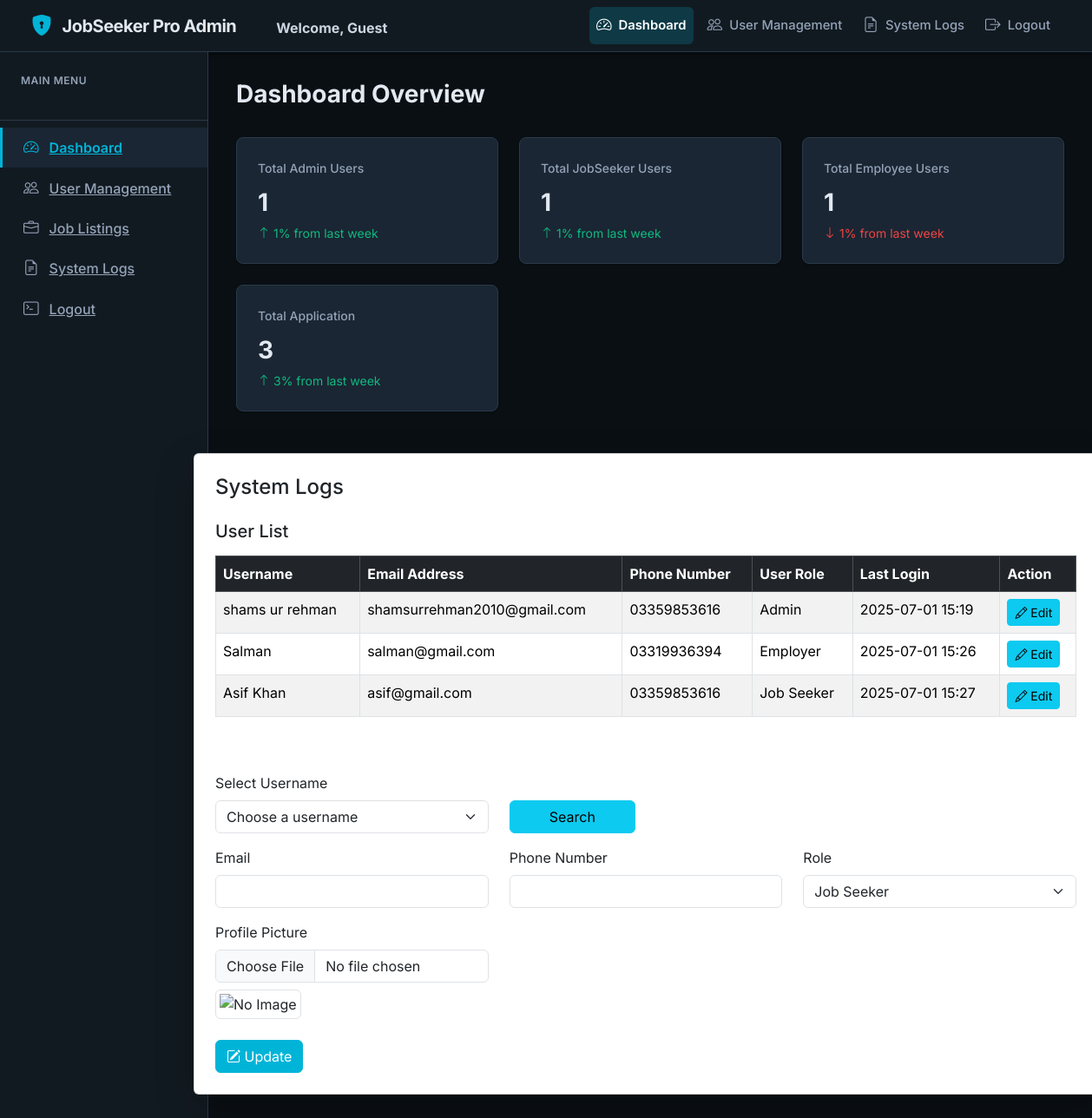
/user_management/, run on the app's committed database.
### Job_App/models.py (models this page shows, shortened)
class User(AbstractUser):
    ROLE_CHOICES = [
        ('JOB_SEEKER', 'Job Seeker'),
        ('EMPLOYER', 'Employer'),
        ('ADMIN', 'Admin'),
    ]
    role = models.CharField(max_length=20, choices=ROLE_CHOICES)
    phone_number = models.CharField(max_length=15, blank=True, null=True)
    profile_picture = models.ImageField(upload_to='profile_pics/', blank=True, null=True)
    bio = models.TextField(blank=True)

### Job_App/views.py (the view)
# urls.py: path('user_management/', my_view.user_management, name='user_management'),
def user_management(request):
    users=User.objects.all()
    admin_qs     = User.objects.filter(role='ADMIN')
    employee_qs  = User.objects.filter(role='EMPLOYER')
    jobseeker_qs = User.objects.filter(role='JOB_SEEKER')
    applications = JobApplication.objects.select_related('job', 'applicant').all()
    context={
        'total_admin':     admin_qs.count(),     # ints only
        'total_employee':  employee_qs.count(),
        'total_jobseeker': jobseeker_qs.count(),
        'users':users,
        'total_applications':applications.count(),
    }
    return render(request, 'User_Admin/System_Logs.html',context)

### templates/User_Admin/System_Logs.html (shortened to what this page needs)
{% extends 'User_Admin/base.html' %}
{% load static %}
{% block content %}
<div class="container py-5" style="margin-left:140px; margin-top:-350px; width: calc(100% - 50px);">
    <div class="card shadow-lg p-4">
        <h4 class="mb-4">System Logs</h4>
        <div class="mb-5">
            <h5 class="mb-3">User List</h5>
            <div class="table-responsive">
                <table class="table table-bordered table-striped">
                    <thead class="table-dark">
                        <tr>
                            <th>Username</th>
                            <th>Email Address</th>
                            <th>Phone Number</th>
                            <th>User Role</th>
                            <th>Last Login</th>
                            <th>Action</th>
                        </tr>
                    </thead>
                    <tbody>
                        {% for user in users %}
                        <tr>
                            <td>{{ user.username }}</td>
                            <td>{{ user.email }}</td>
                            <td>{{ user.phone_number|default:"-" }}</td>
                            <td>{{ user.get_role_display }}</td>
                            <td>{{ user.last_login|date:"Y-m-d H:i" }}</td>
                            <td>
                                <button class="btn btn-sm btn-info select-user" data-username="{{ user.username }}">
                                    <i class="bi bi-pencil"></i> Edit
                                </button>
                            </td>
                        </tr>
                        {% empty %}
                        <tr>
                            <td colspan="6" class="text-center">No users found</td>
                        </tr>
                        {% endfor %}
                    </tbody>
                </table>
            </div>
        </div>
        <form id="searchForm">
            <div class="row mb-3">
                <div class="col-md-4">
                    <label class="form-label">Select Username</label>
                    <select class="form-select" id="usernameDropdown" required>
                        <option value="" disabled selected>Choose a username</option>
                    </select>
                </div>
                <div class="col-md-2 d-flex align-items-end">
                    <button type="submit" class="btn btn-info w-100">Search</button>
                </div>
            </div>
        </form>
        <form id="updateForm" method="post" enctype="multipart/form-data">
            <div class="row mb-3">
                <div class="col-md-4">
                    <label class="form-label">Email</label>
                    <input type="email" name="email" id="email" class="form-control" required>
                </div>
                <div class="col-md-4">
                    <label class="form-label">Phone Number</label>
                    <input type="text" name="phone_number" id="phone_number" class="form-control">
                </div>
                <div class="col-md-4">
                    <label class="form-label">Role</label>
                    <select name="role" id="role" class="form-select" required>
                        <option value="JOB_SEEKER">Job Seeker</option>
                    </select>
                </div>
            </div>
            <div class="row mb-4">
                <div class="col-md-4">
                    <label class="form-label">Profile Picture</label>
                    <input type="file" name="profile_picture" class="form-control">
                    <img id="profilePreview" src="" alt="No Image" class="img-thumbnail mt-2" width="120">
                </div>
            </div>
            <button type="submit" class="btn btn-primary">
                <i class="bi bi-pencil-square"></i> Update
            </button>
        </form>
    </div>
</div>
{% endblock %}

### templates/User_Admin/nav.html (style rules this page uses)
html, body { height: 100%; margin: 0; padding: 0; }
:root { --primary-500: #00b4d8; --primary-400: #0096c7; --primary-300: #0077b6; --primary-100: rgba(0, 180, 216, 0.1); --dark-900: #0a0f14; --dark-800: #121a21; --dark-700: #1a2633; --dark-600: #2a3a4a; --dark-500: #4b5565; --light-100: #e2e8f0; --light-200: #cbd5e1; --light-300: #94a3b8; --accent-green: #10b981; --accent-red: #ef4444; --accent-yellow: #f59e0b; --shadow-sm: 0 1px 2px 0 rgba(0, 0, 0, 0.25); --shadow-md: 0 4px 6px -1px rgba(0, 0, 0, 0.3), 0 2px 4px -1px rgba(0, 0, 0, 0.15); --shadow-lg: 0 10px 15px -3px rgba(0, 0, 0, 0.3), 0 4px 6px -2px rgba(0, 0, 0, 0.2); --radius-sm: 0.375rem; --radius-md: 0.5rem; --radius-lg: 1rem; --transition: all 0.2s cubic-bezier(0.4, 0, 0.2, 1); }
body { font-family: 'Inter', -apple-system, BlinkMacSystemFont, sans-serif; background-color: var(--dark-900); color: var(--light-200); line-height: 1.5; }
.btn-primary { background: var(--primary-500); border-color: var(--primary-500); }

### data on the page
User: username "shams ur rehman", email "shamsurrehman2010@gmail.com", phone_number "03359853616", role "Admin", last_login "2025-07-01 15:19"
User: username "Salman", email "salman@gmail.com", phone_number "03319936394", role "Employer", last_login "2025-07-01 15:26"
User: username "Asif Khan", email "asif@gmail.com", phone_number "03359853616", role "Job Seeker", last_login "2025-07-01 15:27"

### other printed values
{{ total_admin }} "1"
{{ total_jobseeker }} "1"
{{ total_employee }} "1"
{{ total_applications }} "3"
